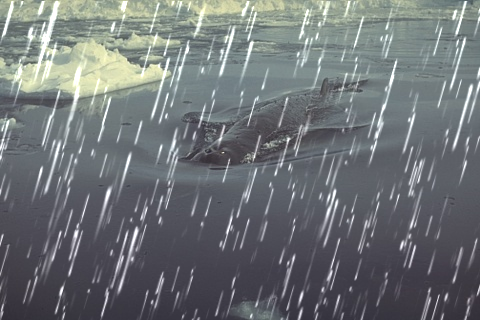
#> input picture Rain2Avoid(Multiple)/dataset/Rain100L/input/15.png, 480 x 320 px, found by its file name; its folder holds only this picture in this run
$ python generate_ldgp.py
#> lines starting #> are read from the running program, lines starting #| are printed output that depends on the picture
import os
import cv2
import numpy as np
import matplotlib.pyplot as plt
import math
import argparse

def hog(img, show= True, save="", cell_size = (8, 8), num_cells_per_block = (4, 4)):
    gray_img = cv2.cvtColor(img, cv2.COLOR_BGR2GRAY)
    block_size = (num_cells_per_block[0] * cell_size[0],
              num_cells_per_block[1] * cell_size[1])
    x_cells = gray_img.shape[1] // cell_size[0]
    y_cells = gray_img.shape[0] // cell_size[1]
    h_stride = 1
    v_stride = 1
    block_stride = (cell_size[0] * h_stride, cell_size[1] * v_stride)
    num_bins = 36
    win_size = (x_cells * cell_size[0] , y_cells * cell_size[1])
    hog = cv2.HOGDescriptor(win_size, block_size, block_stride, cell_size, num_bins)
    hog_descriptor = hog.compute(gray_img)

    tot_bx = np.uint32(((x_cells - num_cells_per_block[0]) / h_stride) + 1)
    tot_by = np.uint32(((y_cells - num_cells_per_block[1]) / v_stride) + 1)

    tot_els = (tot_bx) * (tot_by) * num_cells_per_block[0] * num_cells_per_block[1] * num_bins

    plt.rcParams['figure.figsize'] = [9.8, 9]

    hog_descriptor_reshaped = hog_descriptor.reshape(tot_bx,
                                                    tot_by,
                                                    num_cells_per_block[0],
                                                    num_cells_per_block[1],
                                                    num_bins).transpose((1, 0, 2, 3, 4))

    ave_grad = np.zeros((y_cells, x_cells, num_bins))
    hist_counter = np.zeros((y_cells, x_cells, 1))

    for i in range (num_cells_per_block[0]):
        for j in range(num_cells_per_block[1]):
            ave_grad[i:tot_by + i, j:tot_bx + j] += hog_descriptor_reshaped[:, :, i, j, :]

            hist_counter[i:tot_by + i, j:tot_bx + j] += 1

    ave_grad /= hist_counter
    sumofdegree = [0 for _ in range(num_bins)]

    for i in range(num_bins):
        for j in range(ave_grad.shape[0]):
            for k in range(ave_grad.shape[1]):
                sumofdegree[i]+=ave_grad[j][k][i]


    x = [(180/num_bins)*(i) for i in range(num_bins)]

    plt.bar(x,
        sumofdegree,
        width=180/num_bins,
        bottom=None,
        align='center',
        color=['lightsteelblue',
            'cornflowerblue',
            'royalblue',
            'midnightblue',
            'navy',
            'darkblue',
            'mediumblue'])
    plt.xticks(rotation='vertical')
    if save:
        plt.savefig(save)
    if show:
        plt.show()

    plt.cla()
    return sumofdegree.index(max(sumofdegree))


def most_frequent(List):
    return max(set(List), key = List.count)

def rotate(img, theta):
    rows, cols = img.shape[0], img.shape[1]
    image_center = (cols/2, rows/2)

    M = cv2.getRotationMatrix2D(image_center,theta,1)

    abs_cos = abs(M[0,0])
    abs_sin = abs(M[0,1])

    bound_w = int(rows * abs_sin + cols * abs_cos)
    bound_h = int(rows * abs_cos + cols * abs_sin)

    M[0, 2] += bound_w/2 - image_center[0]
    M[1, 2] += bound_h/2 - image_center[1]
    rotated = cv2.warpAffine(img,M,(bound_w,bound_h),borderValue=(255,255,255))
    return rotated

parser = argparse.ArgumentParser()
parser.add_argument("--rainy_data_path", type=str, default="./dataset/Rain100L/test/input/", help='path to input data')
parser.add_argument("--ldgp_result_path", type=str, default="./dataset/Rain100L/test/ldgp/", help='path to save ldgp data')
opt = parser.parse_args()

if __name__ == '__main__':

    input_path = opt.rainy_data_path
    mask_path = opt.ldgp_result_path

    try:
        os.makedirs(mask_path)
    except:
        pass

    folder = os.listdir(input_path)
    for name in folder:
        print("LDGP:", name)
        image = cv2.imread(input_path+name)
#> image is the input picture: shape (320, 480, 3); mean B, G, R 118.1, 115.4, 110.7
        H = image.shape[0]
#> H = 320
        W = image.shape[1]
#> W = 480
        patch_size = 80
        H_PatchNum = int(H/patch_size)
#> H_PatchNum = 4
        W_PatchNum = int(W/patch_size)
#> W_PatchNum = 6
        degrees = []
        iiidx = 0
        for x in range(W_PatchNum):
            for y in range(H_PatchNum):
                image_patch = image[patch_size*y:patch_size*(y+1),patch_size*x:patch_size*(x+1)]
                tmp_degree = 5*hog(image_patch, show=False, save='')
                iiidx+=1
                degrees.append(tmp_degree)
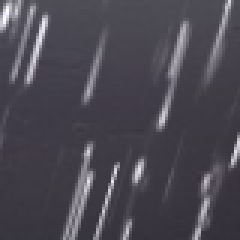
#> image_patch: shape (80, 80, 3) (shown 3 times larger); mean B, G, R 81.9, 72.5, 75.3
#> after the loop, degrees = [25, 15, 15, 15, 85, 15, 15, 15, 15, 15, 15, 10, 90, 20, 20, 15, 20, 20, 15, 15, 15, 15, 20, 15]; iiidx = 24

        degree = most_frequent(degrees)
#> degree = 15
        if degree==90:
            degree=0
        if degree>90:
            degree-=180
        tmp = degree
#> tmp = 15
        if (tmp<0):
            tmp = -tmp

        c_W =  H*math.cos(math.radians(tmp))*math.sin(math.radians(tmp))
#> c_W = 80
        c_H =   W*math.sin(math.radians(tmp))*math.cos(math.radians(tmp))
#> c_H = 120

        c_W = math.floor(c_W)
        c_H = math.floor(c_H)
#> c_H = 119
        final = rotate(image, degree)
#> in rotate, `M = cv2.getRotationMatrix2D(image_center,theta,1)`: M = [[0.966, 0.259, -33.23], [-0.259, 0.966, 67.57]]
#> in rotate, `abs_cos = abs(M[0,0])`: abs_cos = 0.966
#> in rotate, `abs_sin = abs(M[0,1])`: abs_sin = 0.259
#> in rotate, `bound_w = int(rows * abs_sin + cols * abs_cos)`: bound_w = 546
#> in rotate, `bound_h = int(rows * abs_cos + cols * abs_sin)`: bound_h = 433

        kernel = np.array([[-1, 2, -1]])
        final = cv2.cvtColor(final,cv2.COLOR_BGR2GRAY)
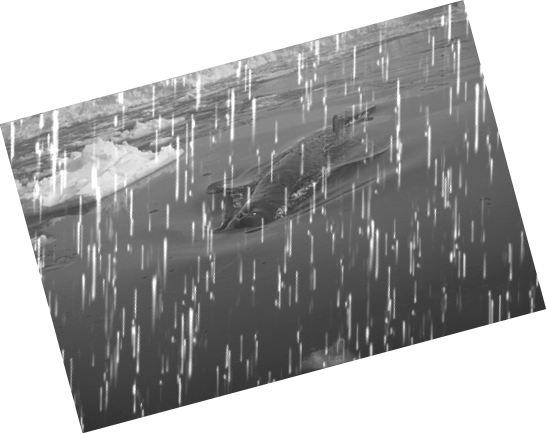
#> final: shape (433, 546); min 47, max 255, mean 163.6
        bw = cv2.adaptiveThreshold(final, 255, cv2.ADAPTIVE_THRESH_MEAN_C, cv2.THRESH_BINARY, 5, 0)
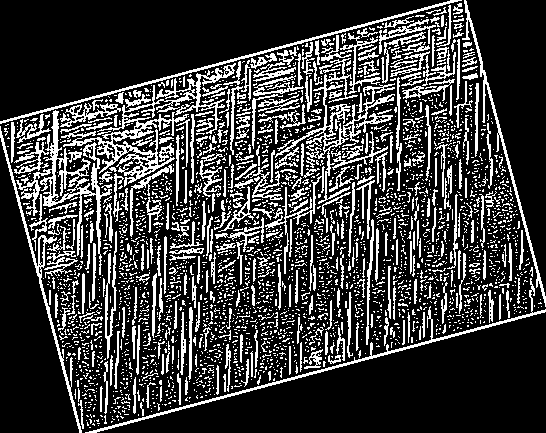
#> bw: shape (433, 546); 23.3% white in thin lines or dots

        vertical = np.copy(bw)
        rows = vertical.shape[0]
#> rows = 433
        verticalsize = rows // 30
#> verticalsize = 14
        verticalStructure = cv2.getStructuringElement(cv2.MORPH_RECT, (1, verticalsize))
        vertical = cv2.erode(vertical, verticalStructure)
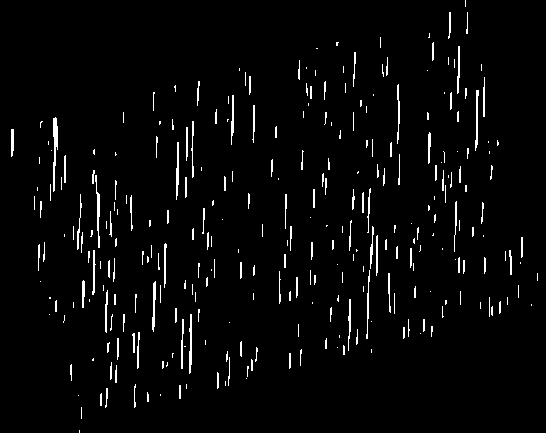
#> vertical: shape (433, 546); 3.1% white in thin lines or dots
        vertical = cv2.dilate(vertical, verticalStructure)
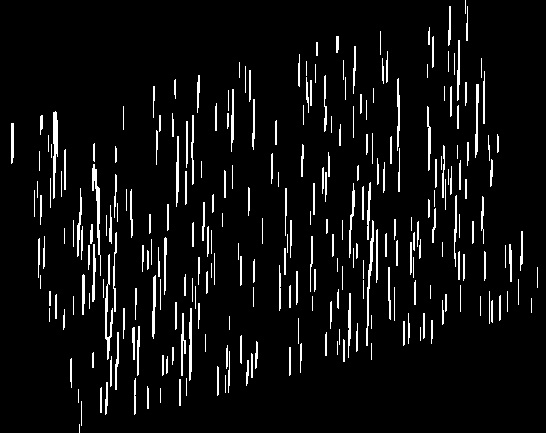
#> vertical: shape (433, 546); 6.2% white in thin lines or dots

        dst = rotate(vertical, -degree)
#> call 2 of rotate, with theta = -15
#> in rotate (call 2), `rotated = cv2.warpAffine(img,M,(bound_w,bound_h),borderValue=(255,255,..`:
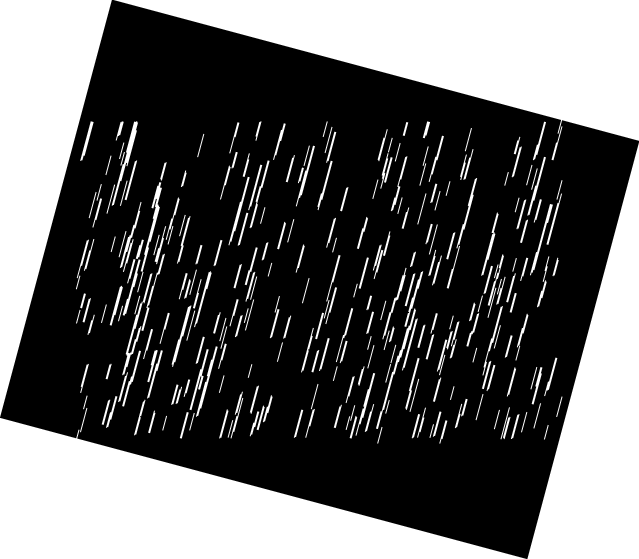
#> rotated: shape (559, 639); min 0, max 255, mean 96.7
        dst = dst[c_H:c_H+H,c_W:c_W+W]
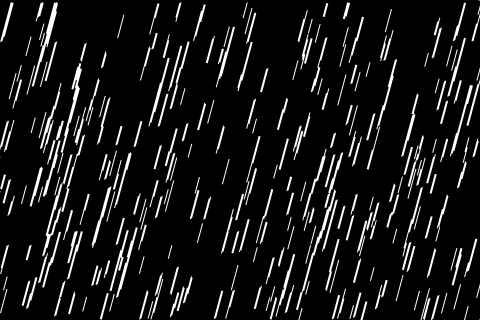
#> dst: shape (320, 480); min 0, max 255, mean 24.1
        cv2.imwrite(mask_path+name, dst)

$ run again, on Rain2Avoid(Multiple)/dataset/Rain100L/input/24.png
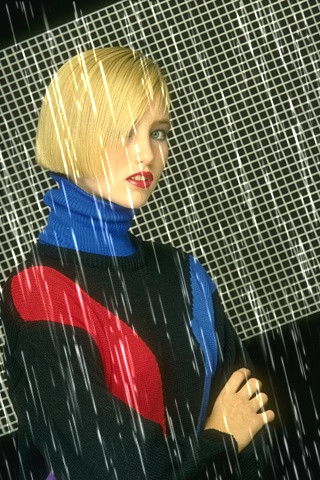
#> input picture Rain2Avoid(Multiple)/dataset/Rain100L/input/24.png, 320 x 480 px, found by its file name
#> image is the input picture: shape (480, 320, 3); mean B, G, R 73.7, 90, 95.1
#> after the loop `for x in range(W_PatchNum):`:
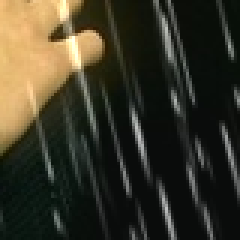
#> image_patch: shape (80, 80, 3) (shown 3 times larger); mean B, G, R 39.3, 54.4, 57.7
#> after the loop `for x in range(W_PatchNum):`: degrees = [150, 150, 150, 160, 160, 155, 150, 35, 150, 160, 160, 160, 150, 150, 150, 150, 160, 165, 150, 150, 60, 150, 165, 165]; iiidx = 24
#> `degree = most_frequent(degrees)`: degree = 150
#> `degree-=180`: degree = -30
#> `tmp = -tmp`: tmp = 30
#> `c_W =  H*math.cos(math.radians(tmp))*math.sin(math.radians(tmp))`: c_W = 207.8
#> `c_H =   W*math.sin(math.radians(tmp))*math.cos(math.radians(tmp))`: c_H = 138.6
#> `c_W = math.floor(c_W)`: c_W = 207
#> `c_H = math.floor(c_H)`: c_H = 138
#> M = [[0.866, -0.5, 141.4], [0.5, 0.866, -47.85]]
#> abs_cos = 0.866
#> abs_sin = 0.5
#> bound_w = 517
#> bound_h = 575
#> bw: shape (575, 517); 22.2% white in thin lines or dots
#> rotated: shape (756, 735)
#> `dst = dst[c_H:c_H+H,c_W:c_W+W]`:
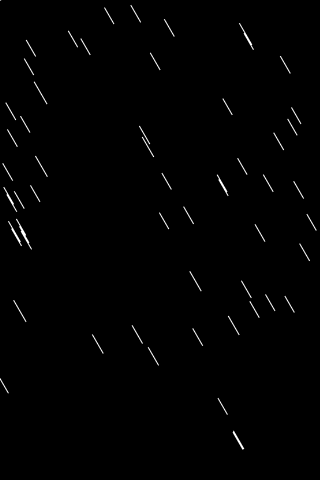
#> dst: shape (480, 320); min 0, max 255, mean 2

$ run again, on Rain2Avoid(Multiple)/dataset/Rain100L/input/26.png
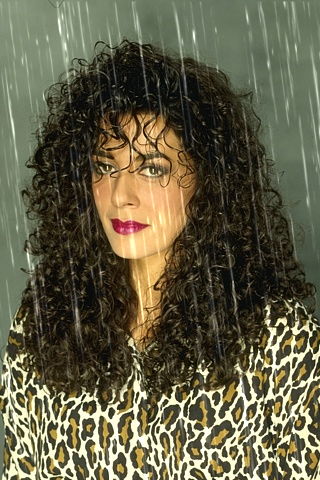
#> input picture Rain2Avoid(Multiple)/dataset/Rain100L/input/26.png, 320 x 480 px, found by its file name
#> image is the input picture: shape (480, 320, 3); mean B, G, R 71.1, 95.4, 99.1
#> after the loop `for x in range(W_PatchNum):`:
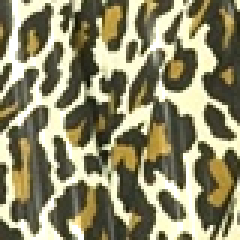
#> image_patch: shape (80, 80, 3) (shown 3 times larger); mean B, G, R 106.4, 137.6, 141.9
#> after the loop `for x in range(W_PatchNum):`: degrees = [170, 170, 170, 170, 175, 175, 165, 170, 165, 170, 165, 175, 170, 165, 165, 170, 40, 0, 170, 170, 170, 170, 0, 175]; iiidx = 24
#> `degree = most_frequent(degrees)`: degree = 170
#> `degree-=180`: degree = -10
#> `tmp = -tmp`: tmp = 10
#> `c_W =  H*math.cos(math.radians(tmp))*math.sin(math.radians(tmp))`: c_W = 82.08
#> `c_H =   W*math.sin(math.radians(tmp))*math.cos(math.radians(tmp))`: c_H = 54.72
#> `c_W = math.floor(c_W)`: c_W = 82
#> `c_H = math.floor(c_H)`: c_H = 54
#> M = [[0.985, -0.174, 44.11], [0.174, 0.985, -24.14]]
#> abs_cos = 0.985
#> abs_sin = 0.174
#> bound_w = 398
#> bound_h = 528
#> bw: shape (528, 398); 31.7% white in thin lines or dots
#> rotated: shape (589, 483)
#> `dst = dst[c_H:c_H+H,c_W:c_W+W]`:
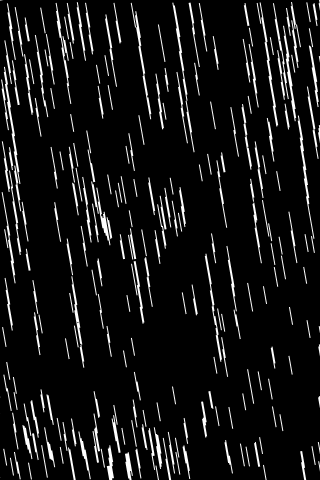
#> dst: shape (480, 320); min 0, max 255, mean 20.7

$ run again, on Rain2Avoid(Multiple)/dataset/Rain100L/input/33.png
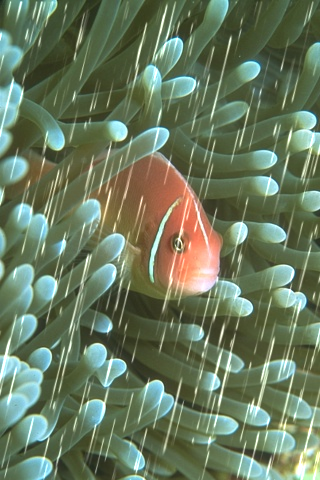
#> input picture Rain2Avoid(Multiple)/dataset/Rain100L/input/33.png, 320 x 480 px, found by its file name
#> image is the input picture: shape (480, 320, 3); mean B, G, R 95.5, 122.1, 106
#> after the loop `for x in range(W_PatchNum):`: degrees = [15, 25, 15, 20, 10, 25, 20, 15, 15, 15, 20, 15, 15, 15, 10, 15, 15, 20, 15, 10, 15, 15, 20, 15]; iiidx = 24
#> degree = 15
#> c_W = 120
#> c_H = 80
#> M = [[0.966, 0.259, -56.66], [-0.259, 0.966, 49.59]]
#> abs_cos = 0.966
#> abs_sin = 0.259
#> bound_w = 433
#> bound_h = 546
#> bw: shape (546, 433); 23.9% white in thin lines or dots
#> rotated: shape (639, 559)
#> `dst = dst[c_H:c_H+H,c_W:c_W+W]`:
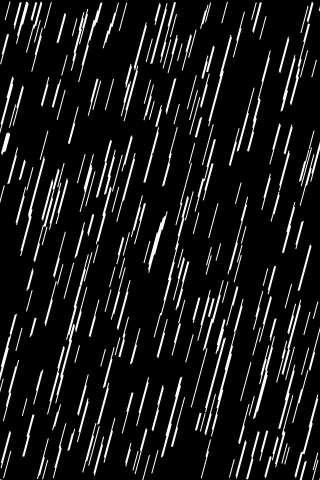
#> dst: shape (480, 320); min 0, max 255, mean 25
